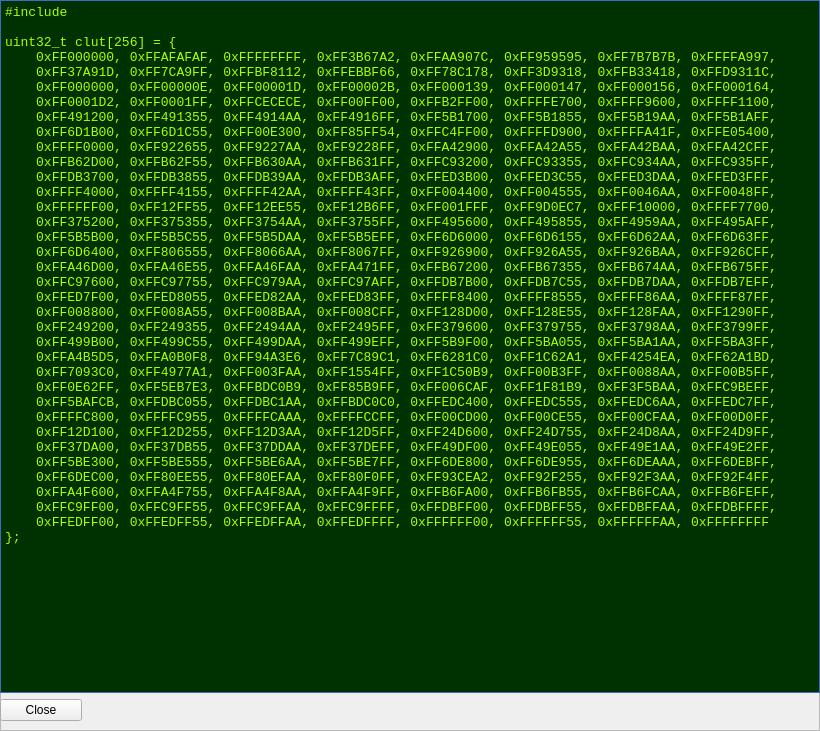
   <widget class="QFrame" name="outputTextView">
    <property name="enabled">
     <bool>true</bool>
    </property>
    <property name="geometry">
     <rect>
      <x>0</x>
      <y>22</y>
      <width>820</width>
      <height>731</height>
     </rect>
    </property>
    <property name="autoFillBackground">
     <bool>true</bool>
    </property>
    <property name="styleSheet">
     <string notr="true"/>
    </property>
    <property name="frameShape">
     <enum>QFrame::Shape::StyledPanel</enum>
    </property>
    <property name="frameShadow">
     <enum>QFrame::Shadow::Raised</enum>
    </property>
    <widget class="QWidget" name="vboxTextoutputv" native="true">
     <property name="geometry">
      <rect>
       <x>0</x>
       <y>0</y>
       <width>820</width>
       <height>721</height>
      </rect>
     </property>
     <layout class="QVBoxLayout" name="vboxTextoutput">
      <property name="sizeConstraint">
       <enum>QLayout::SizeConstraint::SetMinAndMaxSize</enum>
      </property>
      <item>
       <widget class="QPlainTextEdit" name="txtOutputText">
        <property name="palette">
         <palette>
          <active>
           <colorrole role="WindowText">
            <brush brushstyle="SolidPattern">
             <color alpha="255">
              <red>170</red>
              <green>170</green>
              <blue>0</blue>
             </color>
            </brush>
           </colorrole>
           <colorrole role="Dark">
            <brush brushstyle="SolidPattern">
             <color alpha="255">
              <red>0</red>
              <green>49</green>
              <blue>0</blue>
             </color>
            </brush>
           </colorrole>
           <colorrole role="Text">
            <brush brushstyle="SolidPattern">
             <color alpha="255">
              <red>170</red>
              <green>255</green>
              <blue>0</blue>
             </color>
            </brush>
           </colorrole>
           <colorrole role="Base">
            <brush brushstyle="SolidPattern">
             <color alpha="255">
              <red>0</red>
              <green>49</green>
              <blue>0</blue>
             </color>
            </brush>
           </colorrole>
          </active>
          <inactive>
           <colorrole role="WindowText">
            <brush brushstyle="SolidPattern">
             <color alpha="255">
              <red>170</red>
              <green>170</green>
              <blue>0</blue>
             </color>
            </brush>
           </colorrole>
           <colorrole role="Dark">
            <brush brushstyle="SolidPattern">
             <color alpha="255">
              <red>0</red>
              <green>49</green>
              <blue>0</blue>
             </color>
            </brush>
           </colorrole>
           <colorrole role="Text">
            <brush brushstyle="SolidPattern">
             <color alpha="255">
              <red>170</red>
              <green>255</green>
              <blue>0</blue>
             </color>
            </brush>
           </colorrole>
           <colorrole role="Base">
            <brush brushstyle="SolidPattern">
             <color alpha="255">
              <red>0</red>
              <green>49</green>
              <blue>0</blue>
             </color>
            </brush>
           </colorrole>
          </inactive>
          <disabled>
           <colorrole role="WindowText">
            <brush brushstyle="SolidPattern">
             <color alpha="255">
              <red>0</red>
              <green>49</green>
              <blue>0</blue>
             </color>
            </brush>
           </colorrole>
           <colorrole role="Dark">
            <brush brushstyle="SolidPattern">
             <color alpha="255">
              <red>0</red>
              <green>49</green>
              <blue>0</blue>
             </color>
            </brush>
           </colorrole>
           <colorrole role="Text">
            <brush brushstyle="SolidPattern">
             <color alpha="255">
              <red>0</red>
              <green>49</green>
              <blue>0</blue>
             </color>
            </brush>
           </colorrole>
           <colorrole role="ButtonText">
            <brush brushstyle="SolidPattern">
             <color alpha="255">
              <red>0</red>
              <green>49</green>
              <blue>0</blue>
             </color>
            </brush>
           </colorrole>
          </disabled>
         </palette>
        </property>
        <property name="font">
         <font>
          <family>Courier New</family>
          <pointsize>10</pointsize>
         </font>
        </property>
        <property name="styleSheet">
         <string notr="true">border: 1px solid #3c6dc3;
</string>
        </property>
        <property name="plainText">
         <string>#include &lt;stdint.h&gt;

uint32_t clut[256] = {
    0xFF000000, 0xFFAFAFAF, 0xFFFFFFFF, 0xFF3B67A2, 0xFFAA907C, 0xFF959595, 0xFF7B7B7B, 0xFFFFA997,
    0xFF37A91D, 0xFF7CA9FF, 0xFFBF8112, 0xFFEBBF66, 0xFF78C178, 0xFF3D9318, 0xFFB33418, 0xFFD9311C,
    0xFF000000, 0xFF00000E, 0xFF00001D, 0xFF00002B, 0xFF000139, 0xFF000147, 0xFF000156, 0xFF000164,
    0xFF0001D2, 0xFF0001FF, 0xFFCECECE, 0xFF00FF00, 0xFFB2FF00, 0xFFFFE700, 0xFFFF9600, 0xFFFF1100,
    0xFF491200, 0xFF491355, 0xFF4914AA, 0xFF4916FF, 0xFF5B1700, 0xFF5B1855, 0xFF5B19AA, 0xFF5B1AFF,
    0xFF6D1B00, 0xFF6D1C55, 0xFF00E300, 0xFF85FF54, 0xFFC4FF00, 0xFFFFD900, 0xFFFFA41F, 0xFFE05400,
    0xFFFF0000, 0xFF922655, 0xFF9227AA, 0xFF9228FF, 0xFFA42900, 0xFFA42A55, 0xFFA42BAA, 0xFFA42CFF,
    0xFFB62D00, 0xFFB62F55, 0xFFB630AA, 0xFFB631FF, 0xFFC93200, 0xFFC93355, 0xFFC934AA, 0xFFC935FF,
    0xFFDB3700, 0xFFDB3855, 0xFFDB39AA, 0xFFDB3AFF, 0xFFED3B00, 0xFFED3C55, 0xFFED3DAA, 0xFFED3FFF,
    0xFFFF4000, 0xFFFF4155, 0xFFFF42AA, 0xFFFF43FF, 0xFF004400, 0xFF004555, 0xFF0046AA, 0xFF0048FF,
    0xFFFFFF00, 0xFF12FF55, 0xFF12EE55, 0xFF12B6FF, 0xFF001FFF, 0xFF9D0EC7, 0xFFF10000, 0xFFFF7700,
    0xFF375200, 0xFF375355, 0xFF3754AA, 0xFF3755FF, 0xFF495600, 0xFF495855, 0xFF4959AA, 0xFF495AFF,
    0xFF5B5B00, 0xFF5B5C55, 0xFF5B5DAA, 0xFF5B5EFF, 0xFF6D6000, 0xFF6D6155, 0xFF6D62AA, 0xFF6D63FF,
    0xFF6D6400, 0xFF806555, 0xFF8066AA, 0xFF8067FF, 0xFF926900, 0xFF926A55, 0xFF926BAA, 0xFF926CFF,
    0xFFA46D00, 0xFFA46E55, 0xFFA46FAA, 0xFFA471FF, 0xFFB67200, 0xFFB67355, 0xFFB674AA, 0xFFB675FF,
    0xFFC97600, 0xFFC97755, 0xFFC979AA, 0xFFC97AFF, 0xFFDB7B00, 0xFFDB7C55, 0xFFDB7DAA, 0xFFDB7EFF,
    0xFFED7F00, 0xFFED8055, 0xFFED82AA, 0xFFED83FF, 0xFFFF8400, 0xFFFF8555, 0xFFFF86AA, 0xFFFF87FF,
    0xFF008800, 0xFF008A55, 0xFF008BAA, 0xFF008CFF, 0xFF128D00, 0xFF128E55, 0xFF128FAA, 0xFF1290FF,
    0xFF249200, 0xFF249355, 0xFF2494AA, 0xFF2495FF, 0xFF379600, 0xFF379755, 0xFF3798AA, 0xFF3799FF,
    0xFF499B00, 0xFF499C55, 0xFF499DAA, 0xFF499EFF, 0xFF5B9F00, 0xFF5BA055, 0xFF5BA1AA, 0xFF5BA3FF,
    0xFFA4B5D5, 0xFFA0B0F8, 0xFF94A3E6, 0xFF7C89C1, 0xFF6281C0, 0xFF1C62A1, 0xFF4254EA, 0xFF62A1BD,
    0xFF7093C0, 0xFF4977A1, 0xFF003FAA, 0xFF1554FF, 0xFF1C50B9, 0xFF00B3FF, 0xFF0088AA, 0xFF00B5FF,
    0xFF0E62FF, 0xFF5EB7E3, 0xFFBDC0B9, 0xFF85B9FF, 0xFF006CAF, 0xFF1F81B9, 0xFF3F5BAA, 0xFFC9BEFF,
    0xFF5BAFCB, 0xFFDBC055, 0xFFDBC1AA, 0xFFBDC0C0, 0xFFEDC400, 0xFFEDC555, 0xFFEDC6AA, 0xFFEDC7FF,
    0xFFFFC800, 0xFFFFC955, 0xFFFFCAAA, 0xFFFFCCFF, 0xFF00CD00, 0xFF00CE55, 0xFF00CFAA, 0xFF00D0FF,
    0xFF12D100, 0xFF12D255, 0xFF12D3AA, 0xFF12D5FF, 0xFF24D600, 0xFF24D755, 0xFF24D8AA, 0xFF24D9FF,
    0xFF37DA00, 0xFF37DB55, 0xFF37DDAA, 0xFF37DEFF, 0xFF49DF00, 0xFF49E055, 0xFF49E1AA, 0xFF49E2FF,
    0xFF5BE300, 0xFF5BE555, 0xFF5BE6AA, 0xFF5BE7FF, 0xFF6DE800, 0xFF6DE955, 0xFF6DEAAA, 0xFF6DEBFF,
    0xFF6DEC00, 0xFF80EE55, 0xFF80EFAA, 0xFF80F0FF, 0xFF93CEA2, 0xFF92F255, 0xFF92F3AA, 0xFF92F4FF,
    0xFFA4F600, 0xFFA4F755, 0xFFA4F8AA, 0xFFA4F9FF, 0xFFB6FA00, 0xFFB6FB55, 0xFFB6FCAA, 0xFFB6FEFF,
    0xFFC9FF00, 0xFFC9FF55, 0xFFC9FFAA, 0xFFC9FFFF, 0xFFDBFF00, 0xFFDBFF55, 0xFFDBFFAA, 0xFFDBFFFF,
    0xFFEDFF00, 0xFFEDFF55, 0xFFEDFFAA, 0xFFEDFFFF, 0xFFFFFF00, 0xFFFFFF55, 0xFFFFFFAA, 0xFFFFFFFF
};</string>
        </property>
       </widget>
      </item>
      <item>
       <widget class="QPushButton" name="cmdCloseOutputText">
        <property name="maximumSize">
         <size>
          <width>82</width>
          <height>16777215</height>
         </size>
        </property>
        <property name="text">
         <string>Close</string>
        </property>
       </widget>
      </item>
     </layout>
    </widget>
   </widget>
